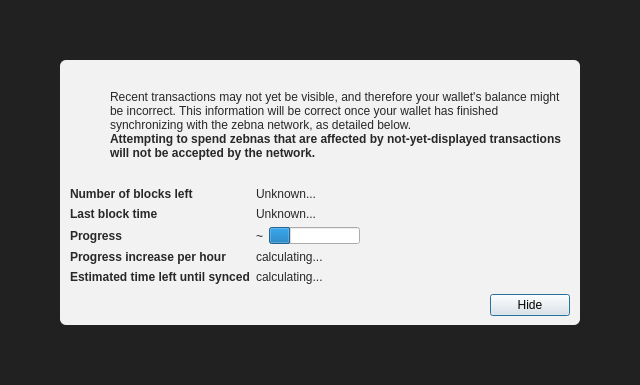
<?xml version="1.0" encoding="UTF-8"?>
<ui version="4.0">
 <class>ModalOverlay</class>
 <widget class="ModalOverlay" name="ModalOverlay">
  <property name="geometry">
   <rect>
    <x>0</x>
    <y>0</y>
    <width>640</width>
    <height>385</height>
   </rect>
  </property>
  <property name="windowTitle">
   <string>Form</string>
  </property>
  <layout class="QVBoxLayout" name="verticalLayout" stretch="0">
   <property name="sizeConstraint">
    <enum>QLayout::SetDefaultConstraint</enum>
   </property>
   <property name="leftMargin">
    <number>0</number>
   </property>
   <property name="topMargin">
    <number>0</number>
   </property>
   <property name="rightMargin">
    <number>0</number>
   </property>
   <property name="bottomMargin">
    <number>0</number>
   </property>
   <item>
    <widget class="QWidget" name="bgWidget" native="true">
     <property name="styleSheet">
      <string notr="true">#bgWidget { background: rgba(0,0,0,220); }</string>
     </property>
     <layout class="QVBoxLayout" name="verticalLayoutMain" stretch="1">
      <property name="leftMargin">
       <number>60</number>
      </property>
      <property name="topMargin">
       <number>60</number>
      </property>
      <property name="rightMargin">
       <number>60</number>
      </property>
      <property name="bottomMargin">
       <number>60</number>
      </property>
      <item>
       <widget class="QWidget" name="contentWidget" native="true">
        <property name="styleSheet">
         <string notr="true">#contentWidget { background: rgba(255,255,255,240); border-radius: 6px; }

QLabel { color: rgb(40,40,40);  }</string>
        </property>
        <layout class="QVBoxLayout" name="verticalLayoutSub" stretch="1,0,0,0">
         <property name="spacing">
          <number>0</number>
         </property>
         <property name="leftMargin">
          <number>10</number>
         </property>
         <property name="topMargin">
          <number>10</number>
         </property>
         <property name="rightMargin">
          <number>10</number>
         </property>
         <property name="bottomMargin">
          <number>10</number>
         </property>
         <item>
          <layout class="QHBoxLayout" name="horizontalLayoutIconText" stretch="0,1">
           <property name="topMargin">
            <number>20</number>
           </property>
           <item>
            <layout class="QVBoxLayout" name="verticalLayoutIcon">
             <property name="leftMargin">
              <number>0</number>
             </property>
             <item>
              <widget class="QPushButton" name="warningIcon">
               <property name="enabled">
                <bool>false</bool>
               </property>
               <property name="text">
                <string/>
               </property>
               <property name="icon">
                <iconset>
                 <normaloff>:/icons/warning</normaloff>
                 <disabledoff>:/icons/warning</disabledoff>:/icons/warning</iconset>
               </property>
               <property name="iconSize">
                <size>
                 <width>48</width>
                 <height>48</height>
                </size>
               </property>
               <property name="flat">
                <bool>true</bool>
               </property>
              </widget>
             </item>
             <item>
              <spacer name="verticalSpacerWarningIcon">
               <property name="orientation">
                <enum>Qt::Vertical</enum>
               </property>
               <property name="sizeHint" stdset="0">
                <size>
                 <width>20</width>
                 <height>40</height>
                </size>
               </property>
              </spacer>
             </item>
            </layout>
           </item>
           <item>
            <layout class="QVBoxLayout" name="verticalLayoutInfoText">
             <property name="leftMargin">
              <number>0</number>
             </property>
             <property name="topMargin">
              <number>0</number>
             </property>
             <item>
              <widget class="QLabel" name="infoText">
               <property name="text">
                <string>Recent transactions may not yet be visible, and therefore your wallet's balance might be incorrect. This information will be correct once your wallet has finished synchronizing with the zebna network, as detailed below.</string>
               </property>
               <property name="textFormat">
                <enum>Qt::RichText</enum>
               </property>
               <property name="wordWrap">
                <bool>true</bool>
               </property>
              </widget>
             </item>
             <item>
              <widget class="QLabel" name="infoTextStrong">
               <property name="font">
                <font>
                 <weight>75</weight>
                 <bold>true</bold>
                </font>
               </property>
               <property name="text">
                <string>Attempting to spend zebnas that are affected by not-yet-displayed transactions will not be accepted by the network.</string>
               </property>
               <property name="textFormat">
                <enum>Qt::RichText</enum>
               </property>
               <property name="wordWrap">
                <bool>true</bool>
               </property>
              </widget>
             </item>
             <item>
              <spacer name="verticalSpacerInTextSpace">
               <property name="orientation">
                <enum>Qt::Vertical</enum>
               </property>
               <property name="sizeHint" stdset="0">
                <size>
                 <width>20</width>
                 <height>40</height>
                </size>
               </property>
              </spacer>
             </item>
            </layout>
           </item>
          </layout>
         </item>
         <item>
          <spacer name="verticalSpacerAfterText">
           <property name="orientation">
            <enum>Qt::Vertical</enum>
           </property>
           <property name="sizeHint" stdset="0">
            <size>
             <width>20</width>
             <height>40</height>
            </size>
           </property>
          </spacer>
         </item>
         <item>
          <layout class="QFormLayout" name="formLayout">
           <property name="fieldGrowthPolicy">
            <enum>QFormLayout::FieldsStayAtSizeHint</enum>
           </property>
           <property name="horizontalSpacing">
            <number>6</number>
           </property>
           <property name="verticalSpacing">
            <number>6</number>
           </property>
           <property name="topMargin">
            <number>10</number>
           </property>
           <item row="0" column="0">
            <widget class="QLabel" name="labelNumberOfBlocksLeft">
             <property name="font">
              <font>
               <weight>75</weight>
               <bold>true</bold>
              </font>
             </property>
             <property name="text">
              <string>Number of blocks left</string>
             </property>
            </widget>
           </item>
           <item row="0" column="1">
            <widget class="QLabel" name="numberOfBlocksLeft">
             <property name="text">
              <string>Unknown...</string>
             </property>
            </widget>
           </item>
           <item row="1" column="0">
            <widget class="QLabel" name="labelLastBlockTime">
             <property name="font">
              <font>
               <weight>75</weight>
               <bold>true</bold>
              </font>
             </property>
             <property name="text">
              <string>Last block time</string>
             </property>
            </widget>
           </item>
           <item row="1" column="1">
            <widget class="QLabel" name="newestBlockDate">
             <property name="sizePolicy">
              <sizepolicy hsizetype="Maximum" vsizetype="Preferred">
               <horstretch>0</horstretch>
               <verstretch>0</verstretch>
              </sizepolicy>
             </property>
             <property name="text">
              <string>Unknown...</string>
             </property>
            </widget>
           </item>
           <item row="2" column="0">
            <widget class="QLabel" name="labelSyncDone">
             <property name="font">
              <font>
               <weight>75</weight>
               <bold>true</bold>
              </font>
             </property>
             <property name="text">
              <string>Progress</string>
             </property>
            </widget>
           </item>
           <item row="2" column="1">
            <layout class="QHBoxLayout" name="horizontalLayoutSync" stretch="0,1">
             <item>
              <widget class="QLabel" name="percentageProgress">
               <property name="text">
                <string notr="true">~</string>
               </property>
              </widget>
             </item>
             <item>
              <widget class="QProgressBar" name="progressBar">
               <property name="value">
                <number>24</number>
               </property>
               <property name="format">
                <string/>
               </property>
              </widget>
             </item>
            </layout>
           </item>
           <item row="4" column="0">
            <widget class="QLabel" name="labelProgressIncrease">
             <property name="font">
              <font>
               <weight>75</weight>
               <bold>true</bold>
              </font>
             </property>
             <property name="text">
              <string>Progress increase per hour</string>
             </property>
            </widget>
           </item>
           <item row="4" column="1">
            <widget class="QLabel" name="progressIncreasePerH">
             <property name="text">
              <string>calculating...</string>
             </property>
            </widget>
           </item>
           <item row="5" column="0">
            <widget class="QLabel" name="labelEstimatedTimeLeft">
             <property name="font">
              <font>
               <weight>75</weight>
               <bold>true</bold>
              </font>
             </property>
             <property name="text">
              <string>Estimated time left until synced</string>
             </property>
            </widget>
           </item>
           <item row="5" column="1">
            <widget class="QLabel" name="expectedTimeLeft">
             <property name="text">
              <string>calculating...</string>
             </property>
            </widget>
           </item>
          </layout>
         </item>
         <item>
          <layout class="QHBoxLayout" name="horizontalLayoutButtons">
           <property name="leftMargin">
            <number>10</number>
           </property>
           <property name="topMargin">
            <number>10</number>
           </property>
           <item>
            <spacer name="horizontalSpacer">
             <property name="orientation">
              <enum>Qt::Horizontal</enum>
             </property>
             <property name="sizeHint" stdset="0">
              <size>
               <width>40</width>
               <height>20</height>
              </size>
             </property>
            </spacer>
           </item>
           <item>
            <widget class="QPushButton" name="closeButton">
             <property name="text">
              <string>Hide</string>
             </property>
             <property name="focusPolicy">
              <enum>Qt::StrongFocus</enum>
             </property>
             <property name="default">
              <bool>true</bool>
             </property>
            </widget>
           </item>
          </layout>
         </item>
        </layout>
       </widget>
      </item>
     </layout>
    </widget>
   </item>
  </layout>
 </widget>
 <customwidgets>
  <customwidget>
   <class>ModalOverlay</class>
   <extends>QWidget</extends>
   <header>qt/modaloverlay.h</header>
   <container>1</container>
  </customwidget>
 </customwidgets>
 <resources/>
 <connections/>
</ui>
